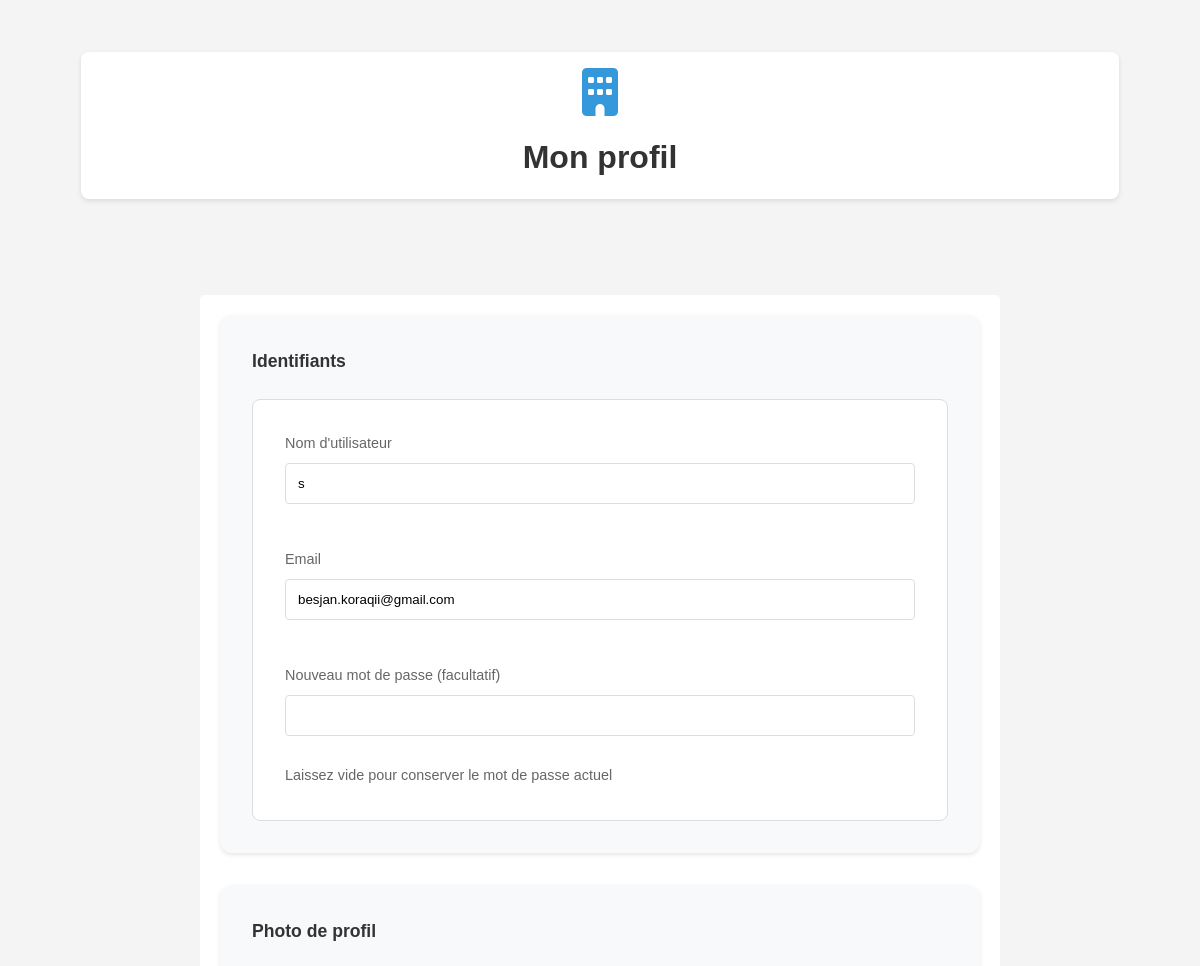
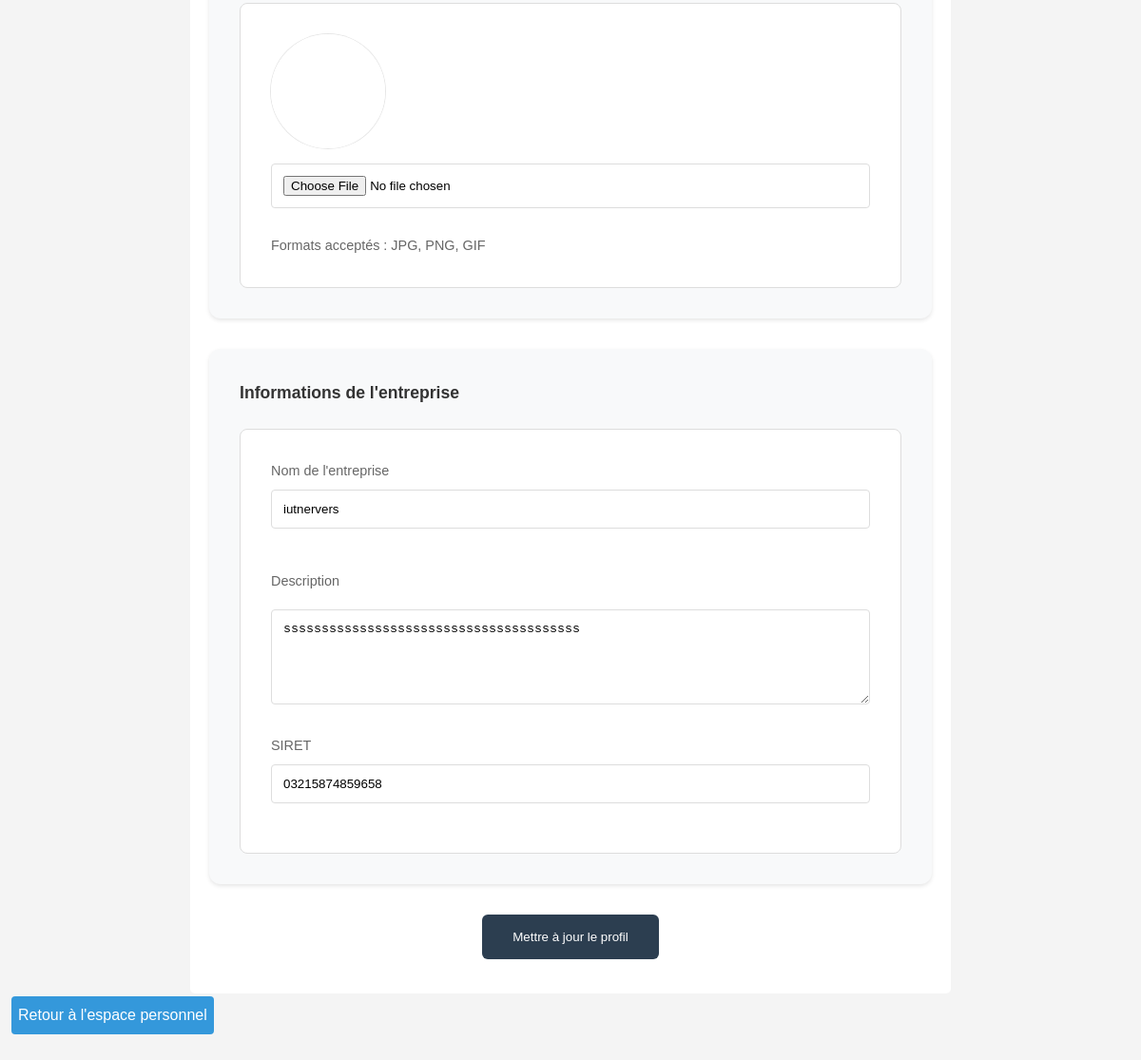
The page /app/views/profile.php (signed in) on the database its author committed (2 pictures, top to bottom).
### tables this page shows
CREATE TABLE `entreprises` (
  `id` int(11) NOT NULL,
  `siret` varchar(14) NOT NULL,
  `nom` varchar(100) NOT NULL,
  `adresse` varchar(255) DEFAULT NULL,
  `ville` varchar(100) DEFAULT NULL,
  `code_postal` varchar(10) DEFAULT NULL,
  `pays` varchar(100) DEFAULT NULL,
  `telephone` varchar(20) DEFAULT NULL,
  `site_web` varchar(255) DEFAULT NULL,
  `lieu` varchar(255) DEFAULT NULL,
  `tva_intracommunautaire` varchar(50) DEFAULT NULL,
  `secteur_activite` varchar(100) DEFAULT NULL,
  `description` text,
  `adresse_facturation` varchar(255) DEFAULT NULL,
  `logo` varchar(255) DEFAULT NULL,
  `nom_contact` varchar(100) DEFAULT NULL,
  `username` varchar(100) NOT NULL,
  `email` varchar(255) NOT NULL,
  `password` varchar(255) NOT NULL,
  `role` enum('etudiant','entreprise','admin') NOT NULL DEFAULT 'entreprise',
  `date_creation` timestamp NOT NULL DEFAULT CURRENT_TIMESTAMP,
  `icone` varchar(255) DEFAULT NULL,
  `valide` tinyint(1) DEFAULT '0',
  `certification` tinyint(1) DEFAULT '0',
  `theme_color` varchar(7) DEFAULT '#3498db',
  `bloque` tinyint(1) DEFAULT '0'
);

### app/helpers/functions.php (called while the page is built, shortened)
<?php
function get_user($pdo, $user_id, $table) {
    try {
        $stmt = $pdo->prepare("SELECT * FROM $table WHERE id = ?");
        $stmt->execute([$user_id]);
        return $stmt->fetch(PDO::FETCH_ASSOC);
    } catch (Exception $e) {
        error_log($e->getMessage());
        return false;
    }
}
?>

### app/views/profile.php (the view, shortened to what this page needs)
<?php
require_once $_SERVER['DOCUMENT_ROOT'] . '/Gestion_Stage/app/config/database.php';
require_once $_SERVER['DOCUMENT_ROOT'] . '/Gestion_Stage/app/helpers/functions.php';
$table = ($_SESSION['role'] == 'etudiant') ? 'etudiants' : 'entreprises';
$user = get_user($pdo, $_SESSION['user_id'], $table);
?>
<!DOCTYPE html>
<html lang="fr">
<head>
    <link rel="stylesheet" href="/Gestion_Stage/public/assets/css/style.css">
    <link rel="stylesheet" href="/Gestion_Stage/public/assets/css/style_profile.css">
    <link rel="stylesheet" href="https://cdnjs.cloudflare.com/ajax/libs/font-awesome/6.1.1/css/all.min.css">
</head>
<body>
    <div class="container">
        <div class="profile-header">
            <?php if (!empty($user['icone'])): ?>
                <img src="/Gestion_Stage/public/uploads/profil/<?php echo htmlspecialchars($user['icone']); ?>" alt="Photo de profil" class="profile-photo">
            <?php else: ?>
                <i class="<?php echo $_SESSION['role'] == 'etudiant' ? 'fas fa-user-graduate' : 'fas fa-building'; ?> profile-icon"></i>
            <?php endif; ?>
            <h1>Mon profil</h1>
        </div>
        <div class="container">
            <form action="" method="post" enctype="multipart/form-data">
                <div class="profile-section">
                    <label>Identifiants</label>
                    <div class="section-content">
                        <div class="input-group">
                            <label for="username">Nom d'utilisateur</label>
                            <input type="text" id="username" name="username" value="<?php echo htmlspecialchars($user['username']); ?>" required>
                        </div>
                        <div class="input-group">
                            <label for="email">Email</label>
                            <input type="email" id="email" name="email" value="<?php echo htmlspecialchars($user['email']); ?>" required>
                        </div>
                        <div class="input-group">
                            <label for="new_password">Nouveau mot de passe (facultatif)</label>
                            <input type="password" id="new_password" name="new_password">
                            <p class="help-text">Laissez vide pour conserver le mot de passe actuel</p>
                        </div>
                    </div>
                </div>
                <div class="profile-section">
                    <label>Photo de profil</label>
                    <div class="section-content">
                        <div class="photo-preview">
                            <?php if (!empty($user['icone'])): ?>
                                <img src="/Gestion_Stage/public/uploads/profil/<?php echo htmlspecialchars($user['icone']); ?>" alt="Photo de profil">
                            <?php else: ?>
                                <i class="fas <?php echo $_SESSION['role'] == 'etudiant' ? 'fa-user-graduate' : 'fa-building'; ?>"></i>
                            <?php endif; ?>
                        </div>
                        <div class="input-group">
                            <input type="file" id="profile_photo" name="profile_photo" accept="image/*">
                            <p class="help-text">Formats acceptés : JPG, PNG, GIF</p>
                        </div>
                    </div>
                </div>
                <?php if ($_SESSION['role'] == 'etudiant'): ?>
                    <div class="profile-section">
                        <label>Informations personnelles</label>
                        <div class="section-content">
                            <div class="input-group">
                                <label for="nom">Nom</label>
                                <input type="text" id="nom" name="nom" value="<?php echo htmlspecialchars($user['nom']); ?>" required>
                            </div>
                            <div class="input-group">
                                <label for="prenom">Prénom</label>
                                <input type="text" id="prenom" name="prenom" value="<?php echo htmlspecialchars($user['prenom']); ?>" required>
                            </div>
                            <div class="input-group">
                                <label for="preference">Préférence</label>
                                <select id="preference" name="preference">
                                    <option value="">Aucune préférence</option>
                                    <option value="stage" <?php echo ($user['preference'] === 'stage') ? 'selected' : ''; ?>>Stage</option>
                                    <option value="alternance" <?php echo ($user['preference'] === 'alternance') ? 'selected' : ''; ?>>Alternance</option>
                                </select>
                                <p class="help-text">Choisissez votre type de contrat recherché</p>
                            </div>
                        </div>
                    </div>
                    <div class="profile-section">
                        <label>CV</label>
                        <div class="section-content">
                            <div class="cv-preview">
                                <?php if (!empty($user['cv'])): ?>
                                    <div class="current-cv">
                                        <i class="fas fa-file-pdf"></i>
                                        <span>CV actuel</span>
                                        <a href="/Gestion_Stage/public/uploads/cv/<?php echo htmlspecialchars($user['cv']); ?>"
                                           target="_blank"
                                           class="view-cv-btn">
                                            <i class="fas fa-eye" style="color: white;"></i> Voir le CV
                                        </a>
                                    </div>
                                <?php else: ?>
                                    <p class="no-cv">Aucun CV téléchargé</p>
                                <?php endif; ?>
                            </div>
                            <div class="upload-controls">
                                <input type="file" id="cv" name="cv" accept=".pdf">
                                <p class="help-text">Format accepté: PDF uniquement. Taille maximale: 2MB</p>
                            </div>
                        </div>
                    </div>
                <?php else: ?>
                    <div class="profile-section">
                        <label>Informations de l'entreprise</label>
                        <div class="section-content">
                            <div class="input-group">
                                <label for="nom_entreprise">Nom de l'entreprise</label>
                                <input type="text" id="nom_entreprise" name="nom_entreprise" value="<?php echo htmlspecialchars($user['nom'] ?? ''); ?>" required>
                            </div>
                            <div class="input-group">
                                <label for="description_entreprise">Description</label>
                                <textarea id="description_entreprise" name="description_entreprise" rows="4" required><?php echo htmlspecialchars($user['description'] ?? ''); ?></textarea>
                            </div>
                            <div class="input-group">
                                <label for="siret">SIRET</label>
                                <input type="text" id="siret" name="siret" value="<?php echo htmlspecialchars($user['siret'] ?? ''); ?>" required>
                            </div>
                        </div>
                    </div>
                <?php endif; ?>
                <button type="submit" class="submit-btn">Mettre à jour le profil</button>
            </form>
        </div>
        <p><a class="index-button" href="/Gestion_Stage/app/views/home.php">Retour à l'espace personnel</a></p>
    </div>
</body>
</html>

### public/assets/css/style.css (style rules this page uses)
:root { --primary-color: #2c3e50; --secondary-color: #3498db; --accent-color: #e74c3c; --secondary-color-hover: #4ea8e4; --accent-color-hover: #f26858; --text-color: #333; --light-gray: #f5f6fa; --border-radius: 8px; }
* { margin: 0; padding: 0; box-sizing: border-box; }
body { font-family: Arial, sans-serif; line-height: 1.6; background-color: #f4f4f4; padding: 20px; }
.container { max-width: 1200px; margin: 0 auto; padding: 0 15px; }
h1 { text-align: center; color: #333; margin-bottom: 30px; font-size: 2rem; }
form { background: white; padding: 20px; border-radius: 5px; max-width: 500px; margin: 0 auto; }
label { display: block; margin-bottom: 5px; color: #333; }
input, select { width: 100%; padding: 8px; margin-bottom: 20px; border: 1px solid #ddd; border-radius: 4px; }
button { background: #3498db; color: white; padding: 10px 20px; border: none; border-radius: 4px; cursor: pointer; width: 100%; }
a { color: #3498db; text-decoration: none; }
.index-button { position: fixed; bottom: 2%; left: 1%; background: var(--secondary-color); color: white; transition: background-color 0.2s ease; padding: 7px; border-radius: 4px; }
textarea { width: 100%; height: 100px; margin-top: 10px; padding: 10px; border: 1px solid #ddd; border-radius: 5px; }

### public/assets/css/style_profile.css (style rules this page uses)
.profile-header { text-align: center; margin-bottom: 4rem; padding: 1rem 0; background: white; border-radius: var(--border-radius); box-shadow: 0 2px 5px rgba(0,0,0,0.1); }
.profile-icon { font-size: 3rem; color: var(--secondary-color); margin-bottom: 1rem; display: block; animation: fadeIn 0.5s ease-in; }
.profile-header h1 { margin: 0; color: var(--text-color); }
.help-text { font-size: 0.8rem; color: #666; margin-top: 0.5rem; }
.profile-section { background: #f8f9fa; border-radius: 12px; padding: 2rem; margin-bottom: 2rem; box-shadow: 0 2px 4px rgba(0,0,0,0.1); }
.profile-section > label { display: block; margin-bottom: 1.5rem; font-weight: 600; color: var(--text-color); font-size: 1.1rem; }
.section-content { background: white; padding: 2rem; border-radius: 8px; border: 1px solid #ddd; }
.input-group { margin-bottom: 1.5rem; }
.input-group:last-child { margin-bottom: 0; }
.input-group label { display: block; margin-bottom: 0.5rem; color: #666; font-size: 0.9rem; }
.input-group input, .input-group textarea { width: 100%; padding: 0.75rem; border: 1px solid #ddd; border-radius: 4px; transition: all 0.3s ease; }
.photo-preview { width: 120px; height: 120px; border-radius: 50%; overflow: hidden; margin-bottom: 1rem; border: 3px solid white; box-shadow: 0 0 0 1px rgba(0,0,0,0.1); }
.submit-btn { background: var(--primary-color); color: white; border: none; padding: 1rem 2rem; border-radius: 6px; font-weight: 500; cursor: pointer; width: auto; margin-top: 2rem; margin-bottom: 1rem; transition: all 0.3s ease; display: block; margin-left: auto; margin-right: auto; z-index: 1000; }
.container { max-width: 1200px; width: 95%; margin: 0 auto; padding: 2rem; }
form { max-width: 800px; }
.help-text { font-size: 0.9rem; color: #666; margin-top: 0.5rem; }

### rows shown on the page
entreprises: username "s", email "besjan.koraqii@gmail.com", nom_entreprise "iutnervers", description_entreprise "sssssssssssssssssssssssssssssssssssssss", siret "03215874859658"
